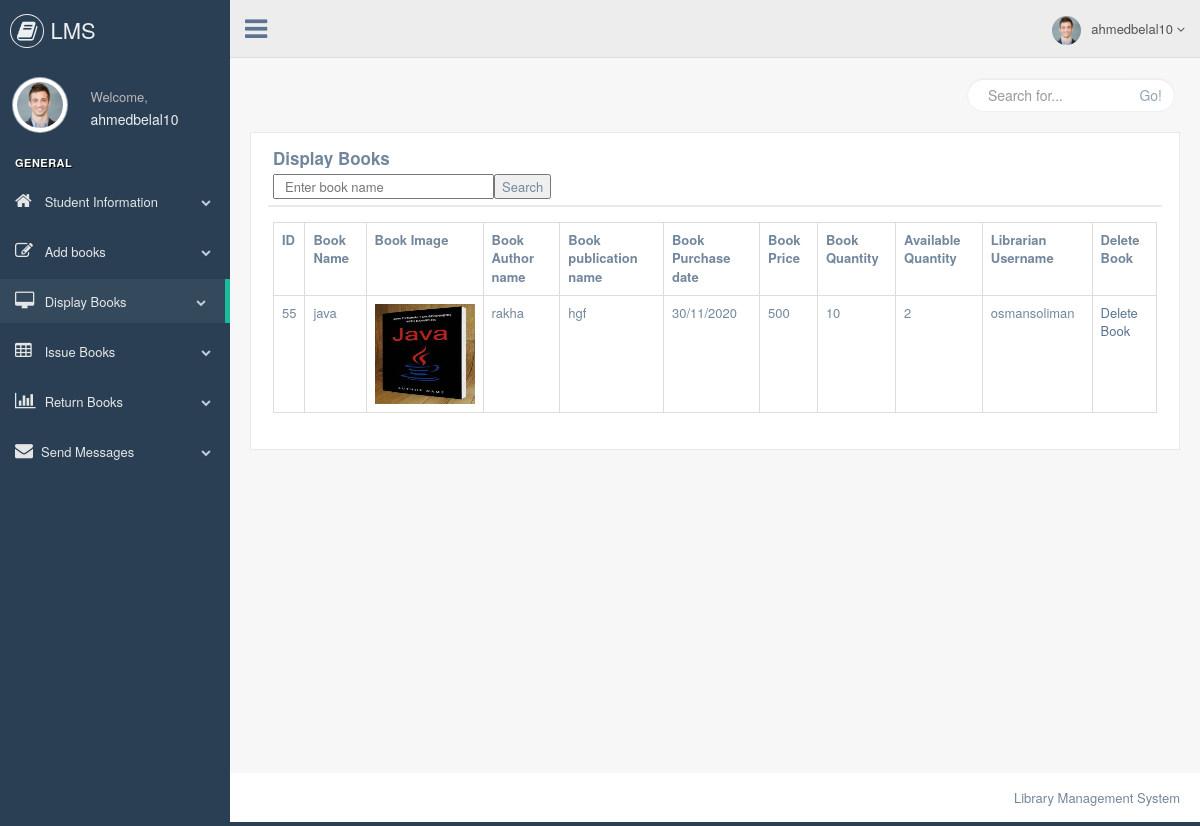
The page /librarian/display_books.php (signed in) on the database its author committed.
### tables this page shows
CREATE TABLE `add_books` (
  `id` int(11) NOT NULL,
  `book_name` varchar(50) NOT NULL,
  `book_image` varchar(500) NOT NULL,
  `book_author_name` varchar(50) NOT NULL,
  `book_publication_name` varchar(50) NOT NULL,
  `book_purchase_date` varchar(50) NOT NULL,
  `book_price` varchar(50) NOT NULL,
  `book_quan` varchar(50) NOT NULL,
  `available_quan` varchar(50) NOT NULL,
  `librarian_username` varchar(50) NOT NULL
);

### librarian/display_books.php (the view, shortened to what this page needs)
<?php
include 'header.php';
?>
        <div class="right_col" role="main">
            <div class="">
                <div class="page-title">
                    <div class="title_left">
                    </div>
                    <div class="title_right">
                        <div class="col-md-5 col-sm-5 col-xs-12 form-group pull-right top_search">
                            <div class="input-group">
                                <input type="text" class="form-control" placeholder="Search for...">
                    <span class="input-group-btn">
                      <button class="btn btn-default" type="button">Go!</button>
                    </span>
                            </div>
                        </div>
                    </div>
                </div>
                <div class="clearfix"></div>
                <div class="row" style="min-height:500px">
                    <div class="col-md-12 col-sm-12 col-xs-12">
                        <div class="x_panel">
                            <div class="x_title">
                                <h2><strong>Display Books</strong></h2>
                                <div class="clearfix"></div>
                                    <form action="" method="post" name="form1">
                                        <input type="text" name="ename" placeholder="Enter book name" class="col-lg-3"/>
                                        <input type="submit" name="search" value ="Search"/>
                                    </form>
                                </div>
                            <div class="x_content">
              <?php
              if(isset($_POST['search']))
              {
                $res = mysqli_query($con,"select * from add_books where book_name like('$_POST[ename]')");
                    echo"<table class='table table-bordered'>";
                    echo "<tr>";
                    echo "<th>"; echo "ID"; echo "</th>";
                    echo "<th>"; echo "Book Name"; echo "</th>";
                    echo "<th>"; echo "Book Image"; echo "</th>";
                    echo "<th>"; echo "Book Author name"; echo "</th>";
                    echo "<th>"; echo "Book publication name"; echo "</th>";
                    echo "<th>"; echo "Book Purchase date"; echo "</th>";
                    echo "<th>"; echo "Book Price"; echo "</th>";
                    echo "<th>"; echo "Book Quantity"; echo "</th>";
                    echo "<th>"; echo "Available Quantity"; echo "</th>";
                    echo "<th>"; echo "Librarian Username"; echo "</th>";
                    echo "<th>"; echo "Delete Book"; echo "</th>";
                    echo "</tr>";
                while($row=mysqli_fetch_array($res))
                {
                    echo"<tr>";
                    echo"<td>"; echo $row['id']; echo"</td>";
                    echo"<td>"; echo $row['book_name']; echo"</td>";
                    echo"<td>";?> <img src="<?php echo $row['book_image']; ?>" height="100" width="100"/><?php   echo"</td>" ;
                    echo"<td>"; echo $row['book_author_name']; echo"</td>";
                    echo"<td>"; echo $row['book_publication_name']; echo"</td>";
                    echo"<td>"; echo $row['book_purchase_date']; echo"</td>";
                    echo"<td>"; echo $row['book_price']; echo"</td>";
                    echo"<td>"; echo $row['book_quan']; echo"</td>";
                    echo"<td>"; echo $row['available_quan']; echo"</td>";
                    echo"<td>"; echo $row['librarian_username']; echo"</td>";
                    echo"<td>"; ?><a href="delete_books.php?id=<?php echo $row["id"] ?>">Delete Book</a> <?php echo"</td>";
                    echo"</tr>";
                }
                echo "</table>";
              }
              else
              {
                $res = mysqli_query($con,'select * from add_books');
                    echo"<table class='table table-bordered'>";
                    echo "<tr>";
                    echo "<th>"; echo "ID"; echo "</th>";
                    echo "<th>"; echo "Book Name"; echo "</th>";
                    echo "<th>"; echo "Book Image"; echo "</th>";
                    echo "<th>"; echo "Book Author name"; echo "</th>";
                    echo "<th>"; echo "Book publication name"; echo "</th>";
                    echo "<th>"; echo "Book Purchase date"; echo "</th>";
                    echo "<th>"; echo "Book Price"; echo "</th>";
                    echo "<th>"; echo "Book Quantity"; echo "</th>";
                    echo "<th>"; echo "Available Quantity"; echo "</th>";
                    echo "<th>"; echo "Librarian Username"; echo "</th>";
                    echo "<th>"; echo "Delete Book"; echo "</th>";
                    echo "</tr>";
                while($row=mysqli_fetch_array($res))
                {
                    echo"<tr>";
                    echo"<td>"; echo $row['id']; echo"</td>";
                    echo"<td>"; echo $row['book_name']; echo"</td>";
                    echo"<td>";?> <img src="<?php echo $row['book_image']; ?>" height="100" width="100"/><?php   echo"</td>" ;
                    echo"<td>"; echo $row['book_author_name']; echo"</td>";
                    echo"<td>"; echo $row['book_publication_name']; echo"</td>";
                    echo"<td>"; echo $row['book_purchase_date']; echo"</td>";
                    echo"<td>"; echo $row['book_price']; echo"</td>";
                    echo"<td>"; echo $row['book_quan']; echo"</td>";
                    echo"<td>"; echo $row['available_quan']; echo"</td>";
                    echo"<td>"; echo $row['librarian_username']; echo"</td>";
                    echo"<td>"; ?><a href="delete_books.php?id=<?php echo $row["id"] ?>">Delete Book</a> <?php echo"</td>";
                    echo"</tr>";
                }
                echo "</table>";
             }
              ?>
                            </div>
                        </div>
                    </div>
                </div>
            </div>
        </div>
<?php
        include 'footer.php';
        ?>

### librarian/header.php (shortened to what this page needs)
<!DOCTYPE html>
<html lang="en">
<head>
    <link href="css/bootstrap.min.css" rel="stylesheet">
    <link href="css/font-awesome.min.css" rel="stylesheet">
    <link href="css/nprogress.css" rel="stylesheet">
    <link href="css/custom.min.css" rel="stylesheet">
</head>
<body class="nav-md">
<div class="container body">
    <div class="main_container">
        <div class="col-md-3 left_col">
            <div class="left_col scroll-view">
                <div class="navbar nav_title" style="border: 0;">
                    <a href="#" class="site_title"><i class="fa fa-book"></i> <span>LMS</span></a>
                </div>
                <div class="profile clearfix">
                    <div class="profile_pic">
                        <img src="images/img.jpg" alt="..." class="img-circle profile_img">
                    </div>
                    <div class="profile_info">
                        <span>Welcome,</span>
                        <h2><?php echo $_SESSION['librarian']  ?></h2>
                    </div>
                    <div class="clearfix"></div>
                </div>
                <br/>
                <div id="sidebar-menu" class="main_menu_side hidden-print main_menu">
                    <div class="menu_section">
                        <h3>General</h3>
                        <ul class="nav side-menu">
                            <li><a href="display_student_info.php"><i class="fa fa-home"></i> Student Information <span class="fa fa-chevron-down"></span></a>
                            </li>
                            <li><a href="add_books.php"><i class="fa fa-edit"></i> Add books<span class="fa fa-chevron-down"></span></a>
                            </li>
                            <li><a href="display_books.php"><i class="fa fa-desktop"></i> Display Books<span
                                    class="fa fa-chevron-down"></span></a>
                            </li>
                            <li><a href="issue_books.php"><i class="fa fa-table"></i> Issue Books <span class="fa fa-chevron-down"></span></a>
                            </li>
                            <li><a href="return_books.php"><i class="fa fa-bar-chart-o"></i> Return Books <span
                                    class="fa fa-chevron-down"></span></a>
                            </li>
                            <li><a href="send_notifications_student.php"><i class="fa fa-envelope"></i>Send Messages<span
                                    class="fa fa-chevron-down"></span></a>
                            </li>
                        </ul>
                    </div>
                </div>
            </div>
        </div>
        <div class="top_nav">
            <div class="nav_menu">
                <nav>
                    <div class="nav toggle">
                        <a id="menu_toggle"><i class="fa fa-bars"></i></a>
                    </div>
                    <ul class="nav navbar-nav navbar-right">
                        <li class="">
                            <a href="javascript:;" class="user-profile dropdown-toggle" data-toggle="dropdown"
                               aria-expanded="false">
                                <img src="images/img.jpg" alt=""><?php echo $_SESSION['librarian'] ?>
                                <span class=" fa fa-angle-down"></span>
                            </a>
                        </li>
                        <li role="presentation" class="dropdown">
                            <a href="javascript:;" class="dropdown-toggle info-number" data-toggle="dropdown"
                               aria-expanded="false">
                            </a>
                        </li>
                    </ul>
                </nav>
            </div>
        </div>

### librarian/footer.php (shortened to what this page needs)
<footer>
            <div class="pull-right">
                Library Management System
            </div>
            <div class="clearfix"></div>
        </footer>
    </div>
</div>
</body>
</html>

### rows shown on the page
add_books: id "55", book_name "java", book_image (picture), book_author_name "rakha", book_publication_name "hgf", book_purchase_date "30/11/2020", book_price "500", book_quan "10", available_quan "2", librarian_username "osmansoliman"

### other values the page prints
$_SESSION['librarian'] "ahmedbelal10"
